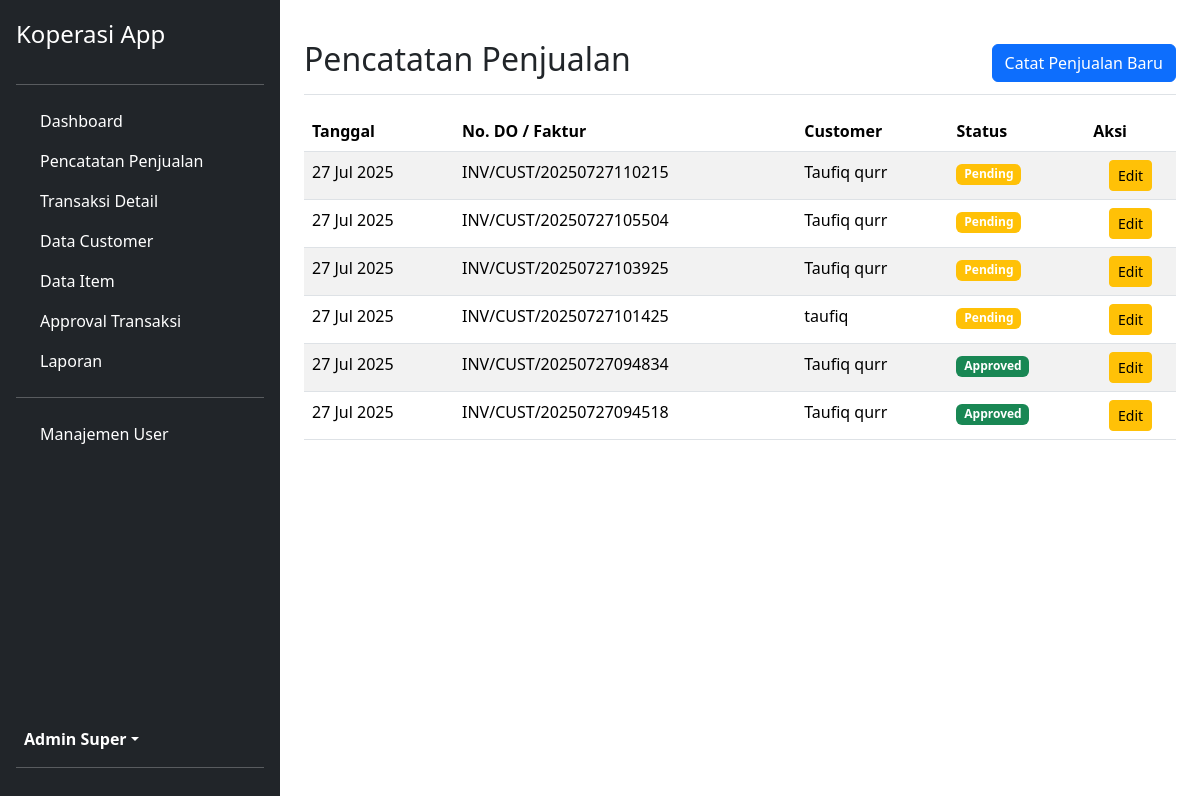
/admin/modules/catat_penjualan/data.php (signed in), run on the app's committed database.
### tables this page shows
CREATE TABLE `sales` (
  `id_sales` int(11) NOT NULL,
  `no_faktur` varchar(50) NOT NULL,
  `tgl_sales` datetime NOT NULL DEFAULT current_timestamp(),
  `id_customer` int(11) NOT NULL,
  `id_user` int(11) NOT NULL,
  `total_bayar` decimal(10,2) NOT NULL,
  `status` enum('pending','approved','rejected') NOT NULL DEFAULT 'pending',
  `keterangan` text DEFAULT NULL
);

CREATE TABLE `customer` (
  `id_customer` int(11) NOT NULL,
  `nama_customer` varchar(255) NOT NULL,
  `alamat` text NOT NULL,
  `telp` varchar(20) NOT NULL,
  `email` varchar(100) DEFAULT NULL,
  `username` varchar(50) NOT NULL,
  `password` varchar(255) NOT NULL
);

### admin/modules/catat_penjualan/data.php (the view, shortened to what this page needs)
<?php
include '../../templates/header.php';
include '../../templates/sidebar.php';
$query = "SELECT s.id_sales, s.no_faktur, s.tgl_sales, s.status, c.nama_customer
          FROM sales s
          JOIN customer c ON s.id_customer = c.id_customer
          ORDER BY s.tgl_sales DESC";
$stmt = $pdo->query($query);
$sales_records = $stmt->fetchAll();
?>
<div class="d-flex justify-content-between flex-wrap flex-md-nowrap align-items-center pt-3 pb-2 mb-3 border-bottom">
    <h1 class="h2"><i class="fas fa-clipboard-list"></i> Pencatatan Penjualan</h1>
    <div class="btn-toolbar mb-2 mb-md-0">
        <a href="tambah.php" class="btn btn-primary">
            <i class="fas fa-plus"></i> Catat Penjualan Baru
        </a>
    </div>
</div>
<div class="table-responsive">
    <table class="table table-striped table-hover">
        <thead>
            <tr>
                <th>Tanggal</th>
                <th>No. DO / Faktur</th>
                <th>Customer</th>
                <th>Status</th>
                <th>Aksi</th>
            </tr>
        </thead>
        <tbody>
            <?php foreach ($sales_records as $record): ?>
            <tr>
                <td><?= date('d M Y', strtotime($record['tgl_sales'])) ?></td>
                <td><?= htmlspecialchars($record['no_faktur']) ?></td>
                <td><?= htmlspecialchars($record['nama_customer']) ?></td>
                <td>
                    <span class="badge
                        <?php
                            if($record['status'] == 'approved') echo 'bg-success';
                            elseif($record['status'] == 'pending') echo 'bg-warning';
                            else echo 'bg-danger';
                        ?>">
                        <?= ucfirst($record['status']) ?>
                    </span>
                </td>
               <td class="text-center">
    <a href="edit.php?id=<?= $record['id_sales'] ?>" class="btn btn-warning btn-sm" title="Edit">
        <i class="fas fa-pencil-alt"></i> Edit
    </a>
</td>
            </tr>
            <?php endforeach; ?>
        </tbody>
    </table>
</div>
<?php include '../../templates/footer.php'; ?>

### data on the page
sales: tgl_sales "27 Jul 2025", no_faktur "INV/CUST/20250727110215", id_customer.nama_customer "Taufiq qurr", status "Pending"
sales: tgl_sales "27 Jul 2025", no_faktur "INV/CUST/20250727105504", id_customer.nama_customer "Taufiq qurr", status "Pending"
sales: tgl_sales "27 Jul 2025", no_faktur "INV/CUST/20250727103925", id_customer.nama_customer "Taufiq qurr", status "Pending"
sales: tgl_sales "27 Jul 2025", no_faktur "INV/CUST/20250727101425", id_customer.nama_customer "taufiq", status "Pending"
sales: tgl_sales "27 Jul 2025", no_faktur "INV/CUST/20250727094834", id_customer.nama_customer "Taufiq qurr", status "Approved"
sales: tgl_sales "27 Jul 2025", no_faktur "INV/CUST/20250727094518", id_customer.nama_customer "Taufiq qurr", status "Approved"

### other printed values
$_SESSION['nama_lengkap'] "Admin Super"
